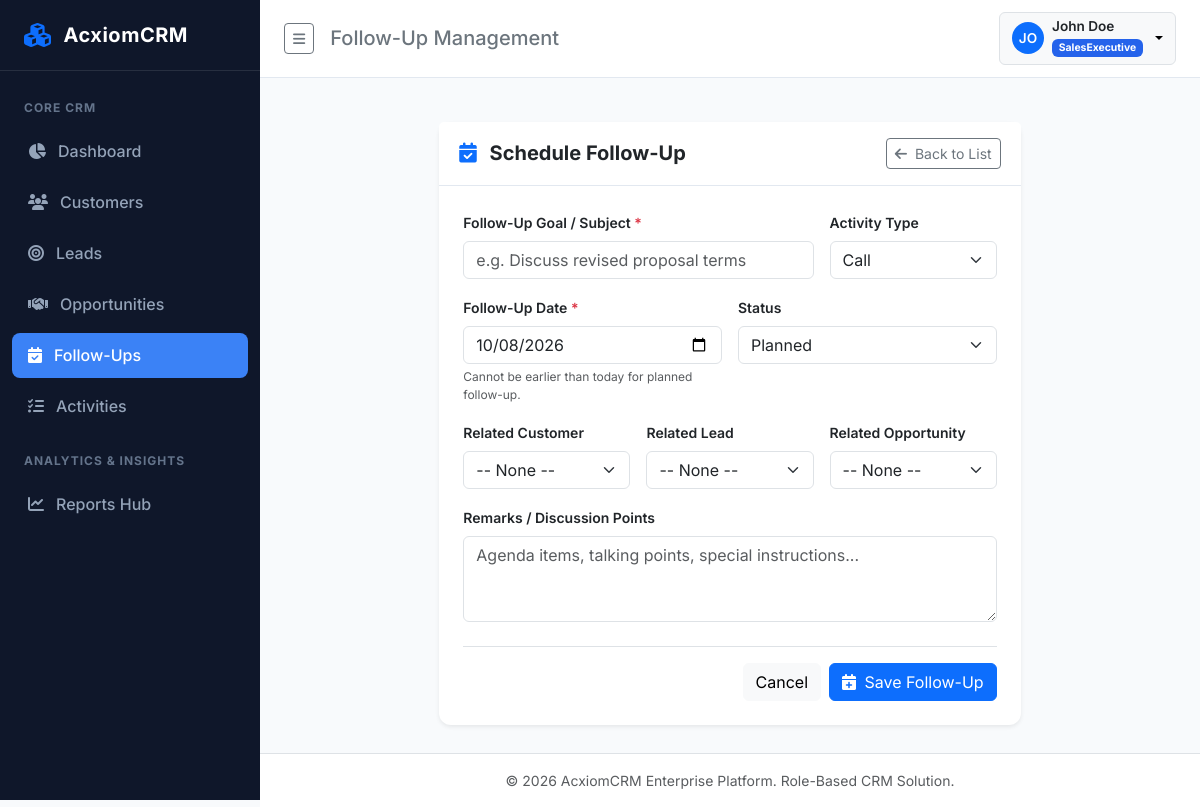
/followups/create (signed in), run on the app's committed database.
### app/models/user.py (models this page shows, shortened)
class User(UserMixin, db.Model):
    __tablename__ = 'users'
    id = db.Column(db.Integer, primary_key=True)
    name = db.Column(db.String(100), nullable=False)
    email = db.Column(db.String(120), unique=True, nullable=False, index=True)
    password_hash = db.Column(db.String(255), nullable=False)
    role = db.Column(db.String(50), nullable=False, default=Role.SALES_EXECUTIVE)
    is_active = db.Column(db.Boolean, default=True, nullable=False)
    failed_login_count = db.Column(db.Integer, default=0, nullable=False)
    lockout_end = db.Column(db.DateTime, nullable=True)
    created_date = db.Column(db.DateTime, default=lambda: datetime.now(timezone.utc), nullable=False)
    assigned_customers = db.relationship('Customer', foreign_keys='Customer.owner_id', backref='owner', lazy=True)
    assigned_leads = db.relationship('Lead', foreign_keys='Lead.assigned_to_id', backref='assigned_to', lazy=True)
    assigned_opportunities = db.relationship('Opportunity', foreign_keys='Opportunity.assigned_to_id', backref='assigned_to', lazy=True)
    assigned_followups = db.relationship('FollowUp', foreign_keys='FollowUp.assigned_to_id', backref='assigned_to', lazy=True)
    assigned_activities = db.relationship('Activity', foreign_keys='Activity.assigned_to_id', backref='assigned_to', lazy=True)
    audit_logs = db.relationship('AuditLog', backref='user', lazy=True)
    @property
    def is_admin(self):
        return self.role == Role.ADMIN
    @property
    def is_manager(self):
        return self.role == Role.MANAGER

### app/routes/followup_routes.py (the view, shortened to what this page needs)
@followup_bp.route('/create', methods=['GET', 'POST'])
@login_required
def create():
    form = FollowUpForm()
    if request.method == 'GET':
        cust_id = request.args.get('customer_id', type=int)
        lead_id = request.args.get('lead_id', type=int)
        opp_id = request.args.get('opportunity_id', type=int)
        if cust_id: form.customer_id.data = cust_id
        if lead_id: form.lead_id.data = lead_id
        if opp_id: form.opportunity_id.data = opp_id
    return render_template('followups/form.html', form=form, title='Schedule Follow-Up')

### app/__init__.py (called while the page is built)
@login_manager.user_loader
def load_user(user_id):
    return User.query.get(int(user_id))

### app/templates/followups/form.html (shortened to what this page needs)
{% extends "base.html" %}
{% block header_title %}Follow-Up Management{% endblock %}
{% block content %}
<div class="row justify-content-center">
    <div class="col-lg-8">
        <div class="card shadow-sm border-0">
            <div class="card-header bg-white py-3 d-flex justify-content-between align-items-center">
                <h5 class="m-0 fw-bold"><i class="fa-solid fa-calendar-check me-2 text-primary"></i> {{ title }}</h5>
                <a href="{{ url_for('followups.list_followups') }}" class="btn btn-outline-secondary btn-sm"><i class="fa-solid fa-arrow-left me-1"></i> Back to List</a>
            </div>
            <div class="card-body p-4">
                <form method="POST" class="needs-validation" novalidate>
                    <div class="row g-3">
                        <div class="col-md-8">
                            <label for="subject" class="form-label fw-semibold small">Follow-Up Goal / Subject <span class="text-danger">*</span></label>
                            {{ form.subject(class="form-control" + (" is-invalid" if form.subject.errors else ""), placeholder="e.g. Discuss revised proposal terms", required=True) }}
                        </div>
                        <div class="col-md-4">
                            <label for="followup_type" class="form-label fw-semibold small">Activity Type</label>
                            {{ form.followup_type(class="form-select") }}
                        </div>
                        <div class="col-md-6">
                            <label for="followup_date" class="form-label fw-semibold small">Follow-Up Date <span class="text-danger">*</span></label>
                            {{ form.followup_date(class="form-control" + (" is-invalid" if form.followup_date.errors else ""), required=True) }}
                            <div class="form-text text-muted" style="font-size: 0.75rem;">Cannot be earlier than today for planned follow-up.</div>
                        </div>
                        <div class="col-md-6">
                            <label for="status" class="form-label fw-semibold small">Status</label>
                            {{ form.status(class="form-select") }}
                        </div>
                        <div class="col-md-4">
                            <label for="customer_id" class="form-label fw-semibold small">Related Customer</label>
                            {{ form.customer_id(class="form-select") }}
                        </div>
                        <div class="col-md-4">
                            <label for="lead_id" class="form-label fw-semibold small">Related Lead</label>
                            {{ form.lead_id(class="form-select") }}
                        </div>
                        <div class="col-md-4">
                            <label for="opportunity_id" class="form-label fw-semibold small">Related Opportunity</label>
                            {{ form.opportunity_id(class="form-select") }}
                        </div>
                        <div class="col-12">
                            <label for="remarks" class="form-label fw-semibold small">Remarks / Discussion Points</label>
                            {{ form.remarks(class="form-control", rows=3, placeholder="Agenda items, talking points, special instructions...") }}
                        </div>
                    </div>
                    <div class="mt-4 pt-3 border-top d-flex justify-content-end gap-2">
                        <a href="{{ url_for('followups.list_followups') }}" class="btn btn-light">Cancel</a>
                        <button type="submit" class="btn btn-primary"><i class="fa-solid fa-calendar-plus me-1"></i> Save Follow-Up</button>
                    </div>
                </form>
            </div>
        </div>
    </div>
</div>
{% endblock %}

### app/templates/base.html (shortened to what this page needs)
<!DOCTYPE html>
<html lang="en">
<head>
    <link href="https://cdn.jsdelivr.net/npm/bootstrap@5.3.3/dist/css/bootstrap.min.css" rel="stylesheet">
    <link href="https://cdnjs.cloudflare.com/ajax/libs/font-awesome/6.5.1/css/all.min.css" rel="stylesheet">
    <link href="{{ url_for('static', filename='css/custom.css') }}" rel="stylesheet">
</head>
<body>
{% if current_user.is_authenticated %}
<div class="d-flex" id="wrapper">
    <div id="sidebar-wrapper">
        <div class="sidebar-brand">
            <i class="fa-solid fa-cubes text-primary fs-4"></i>
            <span>{{ app_name }}</span>
        </div>
        <div class="list-group list-group-flush pt-2">
            <div class="sidebar-heading">Core CRM</div>
            <div class="nav-item">
                <a href="{{ url_for('dashboard.index') }}" class="nav-link {% if request.endpoint == 'dashboard.index' %}active{% endif %}">
                    <i class="fa-solid fa-chart-pie w-20"></i> Dashboard
                </a>
            </div>
            <div class="nav-item">
                <a href="{{ url_for('customers.list_customers') }}" class="nav-link {% if 'customers.' in request.endpoint %}active{% endif %}">
                    <i class="fa-solid fa-users w-20"></i> Customers
                </a>
            </div>
            <div class="nav-item">
                <a href="{{ url_for('leads.list_leads') }}" class="nav-link {% if 'leads.' in request.endpoint %}active{% endif %}">
                    <i class="fa-solid fa-bullseye w-20"></i> Leads
                </a>
            </div>
            <div class="nav-item">
                <a href="{{ url_for('opportunities.list_opportunities') }}" class="nav-link {% if 'opportunities.' in request.endpoint %}active{% endif %}">
                    <i class="fa-solid fa-handshake w-20"></i> Opportunities
                </a>
            </div>
            <div class="nav-item">
                <a href="{{ url_for('followups.list_followups') }}" class="nav-link {% if 'followups.' in request.endpoint %}active{% endif %}">
                    <i class="fa-solid fa-calendar-check w-20"></i> Follow-Ups
                </a>
            </div>
            <div class="nav-item">
                <a href="{{ url_for('activities.list_activities') }}" class="nav-link {% if 'activities.' in request.endpoint %}active{% endif %}">
                    <i class="fa-solid fa-list-check w-20"></i> Activities
                </a>
            </div>
            <div class="sidebar-heading">Analytics & Insights</div>
            <div class="nav-item">
                <a href="{{ url_for('reports.hub') }}" class="nav-link {% if 'reports.' in request.endpoint %}active{% endif %}">
                    <i class="fa-solid fa-chart-line w-20"></i> Reports Hub
                </a>
            </div>
        </div>
    </div>
    <div id="page-content-wrapper">
        <nav class="top-navbar d-flex justify-content-between align-items-center">
            <div class="d-flex align-items-center gap-3">
                <button class="btn btn-outline-secondary btn-sm" id="sidebar-toggle" type="button">
                    <i class="fa-solid fa-bars"></i>
                </button>
                <h5 class="m-0 d-none d-md-block text-secondary">{% block header_title %}Overview{% endblock %}</h5>
            </div>
            <div class="d-flex align-items-center gap-3">
                <div class="dropdown">
                    <button class="btn btn-light dropdown-toggle d-flex align-items-center gap-2 border" type="button" data-bs-toggle="dropdown">
                        <div class="rounded-circle bg-primary text-white d-flex align-items-center justify-content-center" style="width: 32px; height: 32px; font-size: 0.85rem; font-weight: 600;">
                            {{ current_user.name[:2].upper() }}
                        </div>
                        <div class="text-start d-none d-sm-block">
                            <div class="fw-semibold text-dark" style="font-size: 0.85rem; line-height: 1.1;">{{ current_user.name }}</div>
                            <span class="badge {% if current_user.is_admin %}badge-role-admin{% elif current_user.is_manager %}badge-role-manager{% else %}badge-role-sales{% endif %}" style="font-size: 0.65rem;">
                                {{ current_user.role }}
                            </span>
                        </div>
                    </button>
                </div>
            </div>
        </nav>
        <div class="container-fluid px-4 pt-3">
        </div>
        <main class="main-content">
            {% block content %}{% endblock %}
        </main>
        <footer class="bg-white border-top py-3 px-4 text-center text-muted small mt-auto">
            &copy; {{ now.year }} {{ app_name }} Enterprise Platform. Role-Based CRM Solution.
        </footer>
    </div>
</div>
{% endif %}
</body>
</html>

### app/static/css/custom.css (style rules this page uses)
:root { --sidebar-width: 260px; --primary-color: #2563eb; --primary-hover: #1d4ed8; --secondary-color: #475569; --dark-sidebar: #0f172a; --sidebar-hover: #1e293b; --sidebar-active: #3b82f6; --bg-light: #f8fafc; --card-border: #e2e8f0; }
body { font-family: 'Inter', -apple-system, BlinkMacSystemFont, "Segoe UI", Roboto, sans-serif; background-color: var(--bg-light); color: #1e293b; overflow-x: hidden; }
#sidebar-wrapper { min-height: 100vh; width: var(--sidebar-width); background-color: var(--dark-sidebar); color: #cbd5e1; transition: all 0.3s ease; position: fixed; z-index: 1030; }
#sidebar-wrapper .sidebar-brand { padding: 1.25rem 1.5rem; font-size: 1.25rem; font-weight: 700; letter-spacing: 0.5px; color: #fff; border-bottom: 1px solid rgba(255, 255, 255, 0.1); display: flex; align-items: center; gap: 0.75rem; }
#sidebar-wrapper .nav-item { margin: 0.2rem 0.75rem; }
#sidebar-wrapper .nav-link { color: #94a3b8; padding: 0.65rem 1rem; border-radius: 0.5rem; font-weight: 500; display: flex; align-items: center; gap: 0.75rem; transition: all 0.2s; }
#sidebar-wrapper .nav-link.active { color: #fff; background-color: var(--sidebar-active); }
#sidebar-wrapper .sidebar-heading { font-size: 0.75rem; text-transform: uppercase; letter-spacing: 1px; color: #64748b; padding: 1.25rem 1.5rem 0.5rem; font-weight: 700; }
#page-content-wrapper { margin-left: var(--sidebar-width); min-height: 100vh; display: flex; flex-direction: column; transition: all 0.3s ease; }
.top-navbar { background: #ffffff; border-bottom: 1px solid var(--card-border); padding: 0.75rem 1.5rem; position: sticky; top: 0; z-index: 1020; }
.main-content { flex: 1; padding: 1.75rem; }
.card { border: 1px solid var(--card-border); border-radius: 0.75rem; box-shadow: 0 1px 3px 0 rgba(0, 0, 0, 0.05); background-color: #ffffff; }
.card-header { background-color: #ffffff; border-bottom: 1px solid var(--card-border); padding: 1rem 1.25rem; font-weight: 600; }
.badge-role-sales { background-color: #2563eb; color: white; }

### data on the page
User: name "JO", name "John Doe", role "SalesExecutive"

### other printed values
{{ app_name }} "AcxiomCRM"
{{ title }} "Schedule Follow-Up"
